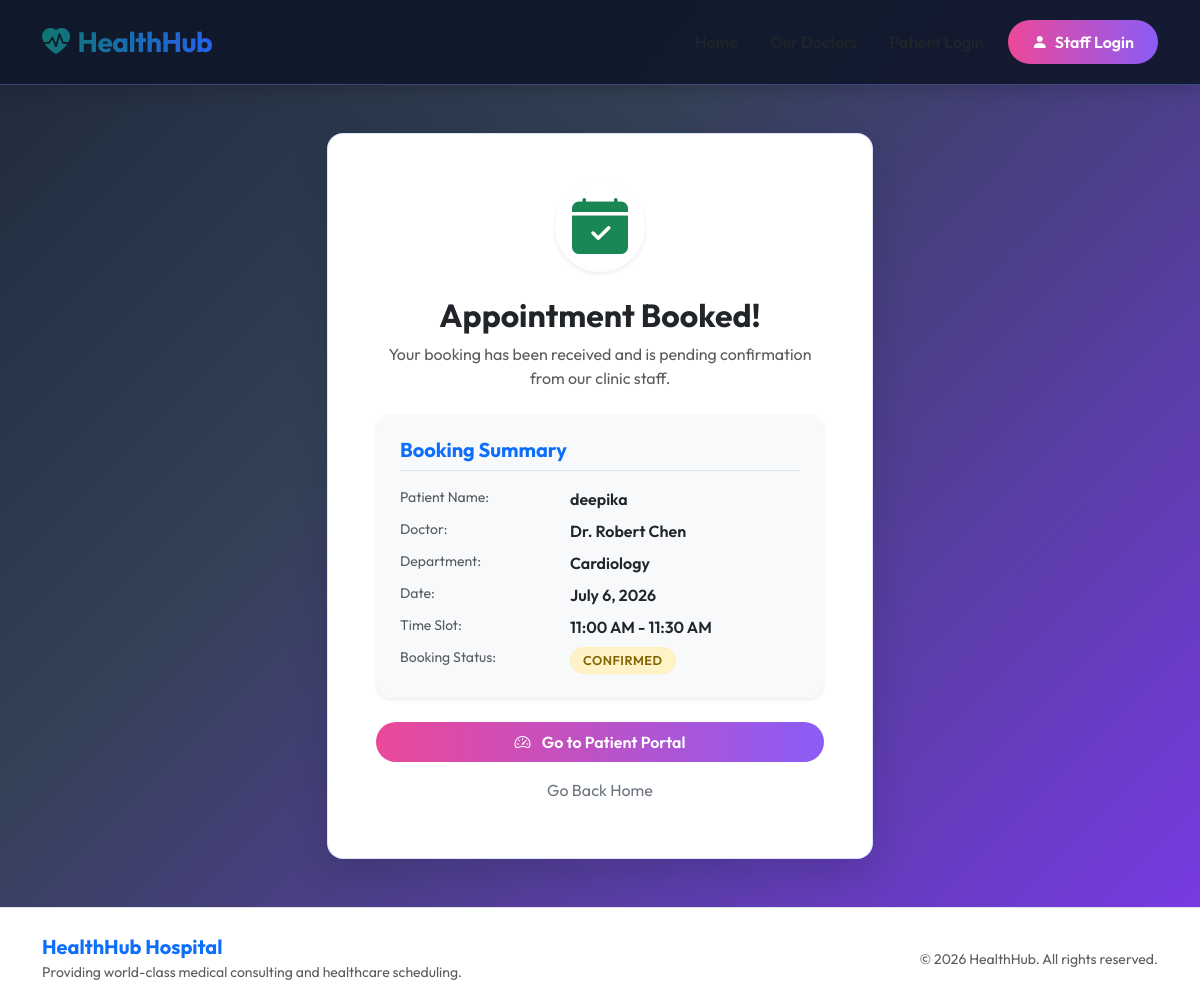
/appointment/success/1/, run on the app's committed database.
### hospital/models.py (models this page shows, shortened)
class Appointment(models.Model):
    STATUS_CHOICES = [
        ('PENDING', 'Pending Confirmation'),
        ('CONFIRMED', 'Confirmed'),
        ('COMPLETED', 'Consultation Completed'),
        ('CANCELLED', 'Cancelled'),
    ]
    patient_name = models.CharField(max_length=100)
    patient_phone = models.CharField(max_length=15)
    doctor = models.ForeignKey(Doctor, on_delete=models.CASCADE, related_name='appointments')
    appointment_date = models.DateField()
    time_slot = models.CharField(max_length=20, help_text="e.g. 10:00 AM - 10:30 AM")
    reason = models.TextField(blank=True)
    status = models.CharField(max_length=15, choices=STATUS_CHOICES, default='PENDING')
    created_at = models.DateTimeField(auto_now_add=True)
    class Meta:
        unique_together = ['doctor', 'appointment_date', 'time_slot']

class Doctor(models.Model):
    DEPARTMENTS = [
        ('CARDIO', 'Cardiology'),
        ('PEDIA', 'Pediatrics'),
        ('ORTHO', 'Orthopedics'),
        ('NEURO', 'Neurology'),
    ]
    name = models.CharField(max_length=100)
    department = models.CharField(max_length=10, choices=DEPARTMENTS)
    specialization = models.CharField(max_length=150)
    consultation_fee = models.DecimalField(max_digits=8, decimal_places=2)
    available_days = models.CharField(max_length=100, default="Mon - Fri")
    is_active = models.BooleanField(default=True)

### hospital/views.py (the view)
# urls.py: path('appointment/success/<int:appointment_id>/', views.appointment_success, name='appointment_success'),
def appointment_success(request, appointment_id):
    appointment = get_object_or_404(Appointment, id=appointment_id)
    return render(request, 'hospital/appointment_success.html', {'appointment': appointment})

### hospital/templates/hospital/appointment_success.html (shortened to what this page needs)
{% extends 'hospital/base.html' %}
{% block content %}
<div class="row justify-content-center">
    <div class="col-md-8 col-lg-6">
        <div class="glass-card bg-white p-5 text-center fade-in">
            <div class="rounded-circle bg-success-light p-4 mx-auto text-success mb-4 shadow-sm" style="width: 90px; height: 90px; display: flex; align-items: center; justify-content: center;">
                <i class="bi bi-calendar-check-fill display-4"></i>
            </div>
            <h2 class="fw-bold text-dark mb-2">Appointment Booked!</h2>
            <p class="text-muted">Your booking has been received and is pending confirmation from our clinic staff.</p>
            <div class="card border-0 bg-light p-4 text-start rounded-4 my-4 shadow-sm">
                <h5 class="fw-bold mb-3 border-bottom pb-2 text-primary">Booking Summary</h5>
                <div class="row g-2">
                    <div class="col-5 text-muted small">Patient Name:</div>
                    <div class="col-7 fw-semibold text-dark">{{ appointment.patient_name }}</div>
                    <div class="col-5 text-muted small">Doctor:</div>
                    <div class="col-7 fw-semibold text-dark">Dr. {{ appointment.doctor.name }}</div>
                    <div class="col-5 text-muted small">Department:</div>
                    <div class="col-7 fw-semibold text-dark">{{ appointment.doctor.get_department_display }}</div>
                    <div class="col-5 text-muted small">Date:</div>
                    <div class="col-7 fw-semibold text-dark">{{ appointment.appointment_date }}</div>
                    <div class="col-5 text-muted small">Time Slot:</div>
                    <div class="col-7 fw-semibold text-dark">{{ appointment.time_slot }}</div>
                    <div class="col-5 text-muted small">Booking Status:</div>
                    <div class="col-7">
                        <span class="badge badge-custom badge-pending">
                            {{ appointment.get_status_display }}
                        </span>
                    </div>
                </div>
            </div>
            <div class="d-flex flex-column gap-2">
                <a href="{% url 'patient_login' %}?phone={{ appointment.patient_phone }}" class="btn btn-premium rounded-pill py-2">
                    <i class="bi bi-speedometer2 me-2"></i> Go to Patient Portal
                </a>
                <a href="{% url 'home' %}" class="btn btn-outline-secondary rounded-pill py-2 border-0">
                    Go Back Home
                </a>
            </div>
        </div>
    </div>
</div>
{% endblock %}

### static/css/style.css (style rules this page uses)
:root { --primary: #2563eb; --primary-light: #dbeafe; --secondary: #64748b; --success: #0f766e; --success-light: #ccfbf1; --danger: #dc2626; --danger-light: #fee2e2; --warning: #d97706; --warning-light: #fef3c7; --info: #0891b2; --dark: #0f172a; --light: #f8fafc; --white: #ffffff; --teal: #0f766e; --teal-light: #ccfbf1; --purple: #7c3aed; --purple-light: #ede9fe; --glass-bg: rgba(255, 255, 255, 0.78); --glass-border: rgba(255, 255, 255, 0.5); --glass-shadow: 0 10px 30px 0 rgba(15, 23, 42, 0.12); }
body { font-family: 'Outfit', sans-serif; background: linear-gradient(135deg, #1e293b 0%, #334155 35%, #7c3aed 100%); min-height: 100vh; color: #f8fafc; display: flex; flex-direction: column; }
.glass-card { background: rgba(255, 255, 255, 0.92); backdrop-filter: blur(8px); -webkit-backdrop-filter: blur(8px); border: 1px solid rgba(129, 140, 248, 0.25); border-radius: 16px; box-shadow: 0 12px 35px rgba(15, 23, 42, 0.18); transition: all 0.3s cubic-bezier(0.4, 0, 0.2, 1); }
.btn-premium { background: linear-gradient(to right, #ec4899, #8b5cf6); border: none; color: var(--white); font-weight: 600; padding: 10px 24px; border-radius: 10px; transition: all 0.3s ease; }
.badge-custom { padding: 6px 12px; border-radius: 30px; font-weight: 600; font-size: 0.8rem; text-transform: uppercase; letter-spacing: 0.5px; }
.badge-pending { background-color: var(--warning-light); color: #856404; border: 1px solid #ffeeba; }
.fade-in { animation: fadeIn 0.4s ease-out forwards; }

### data on the page
Appointment: patient_name "deepika", doctor.name "Robert Chen", doctor.department "Cardiology", appointment_date "July 6, 2026", time_slot "11:00 AM - 11:30 AM", status "CONFIRMED"
